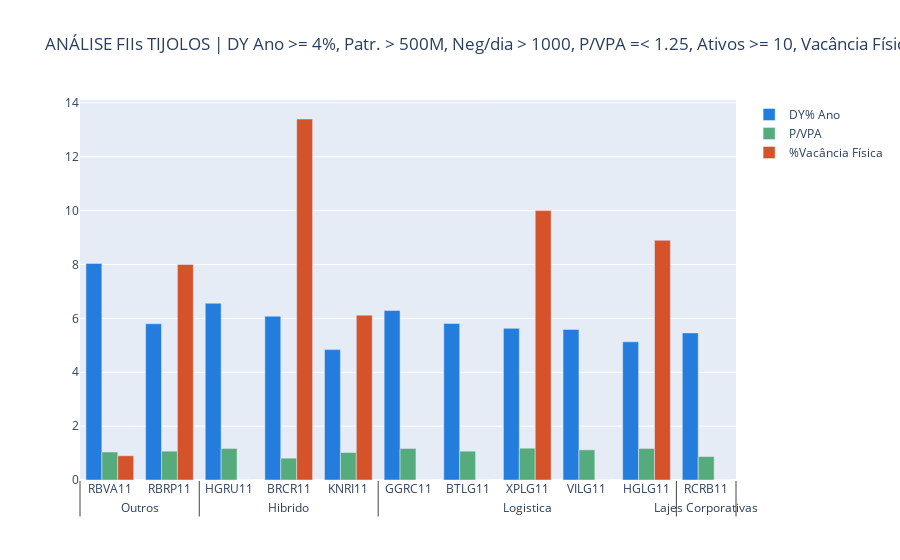

Notebook source saved alongside this figure:
### Code cell
# bar chart 1 - brick funds
x1 = [rsf_brick['setor'], rsf_brick['codigo']]
trace10 = go.Bar(x=x1, y=rsf_brick['dy12macum%'],
                 name='DY% Ano', marker_color='rgb(36, 124, 220)')
trace11 = go.Bar(x=x1, y=rsf_brick['p/vpaN'],
                 name='P/VPA', marker_color='rgb(85, 171, 124)')
trace12 = go.Bar(x=x1, y=rsf_brick['vacfisica%'],
                 name='%Vacância Física', marker_color='rgb(213, 83, 43)')
data1 = [trace10, trace11, trace12]
fig1 = go.Figure(data1)
fig1.update_layout(title='ANÁLISE FIIs TIJOLOS | DY Ano >= 4%, Patr. > 500M, \
Neg/dia > 1000, P/VPA =< 1.25, Ativos >= 10, Vacância Física < 15%')
fig1.show()
py.plot(fig1)
print(date_time_sp)
#

### Figure 1 — Plotly figure (JSON) as saved in the notebook; plotly's stock layout.template omitted (floating-point values rounded to 4 significant figures)
{"data": [{"marker": {"color": "rgb(36, 124, 220)"}, "name": "DY% Ano", "type": "bar", "x": [["Outros", "Hibrido", "Logistica", "Hibrido", "Logistica", "Outros", "Logistica", "Logistica", "Lajes Corporativas", "Logistica", "Hibrido"], ["RBVA11", "HGRU11", "GGRC11", "BRCR11", "BTLG11", "RBRP11", "XPLG11", "VILG11", "RCRB11", "HGLG11", "KNRI11"]], "y": [8.04, 6.56, 6.29, 6.08, 5.81, 5.8, 5.63, 5.59, 5.46, 5.13, 4.84]}, {"marker": {"color": "rgb(85, 171, 124)"}, "name": "P/VPA", "type": "bar", "x": [["Outros", "Hibrido", "Logistica", "Hibrido", "Logistica", "Outros", "Logistica", "Logistica", "Lajes Corporativas", "Logistica", "Hibrido"], ["RBVA11", "HGRU11", "GGRC11", "BRCR11", "BTLG11", "RBRP11", "XPLG11", "VILG11", "RCRB11", "HGLG11", "KNRI11"]], "y": [1.04, 1.17, 1.17, 0.81, 1.07, 1.07, 1.18, 1.12, 0.87, 1.17, 1.02]}, {"marker": {"color": "rgb(213, 83, 43)"}, "name": "%Vacância Física", "type": "bar", "x": [["Outros", "Hibrido", "Logistica", "Hibrido", "Logistica", "Outros", "Logistica", "Logistica", "Lajes Corporativas", "Logistica", "Hibrido"], ["RBVA11", "HGRU11", "GGRC11", "BRCR11", "BTLG11", "RBRP11", "XPLG11", "VILG11", "RCRB11", "HGLG11", "KNRI11"]], "y": [0.9, 0, 0, 13.4, 0, 8, 10, 0, 0, 8.9, 6.12]}], "layout": {"title": {"text": "ANÁLISE FIIs TIJOLOS | DY Ano >= 4%, Patr. > 500M, Neg/dia > 1000, P/VPA =< 1.25, Ativos >= 10, Vacância Física < 15%"}}}
